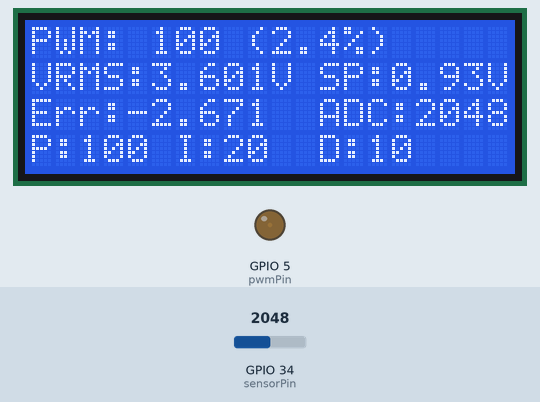
A sketch run on a simulated ESP32. Shown: 20×4 character LCD, output pins drawn as LEDs (lit = HIGH). Inputs (shaded band) come from the test bench; at power-on: GPIO 34 (sensorPin) = 2048. What the sketch prints to the serial monitor is not drawn.

Above: at 3.6 s.
3.7 s: GPIO 34 (sensorPin) set to 729
At 4.6 s:
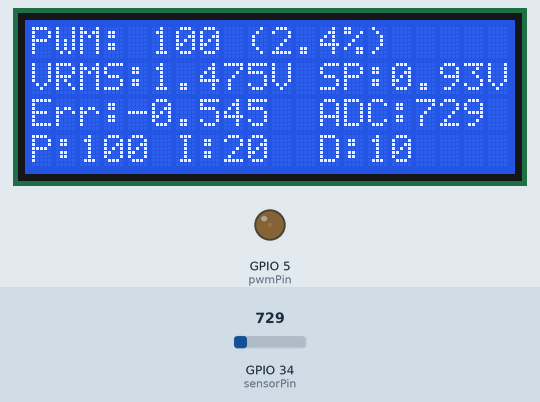
5.6 s: GPIO 34 (sensorPin) set to 649
At 7.0 s:
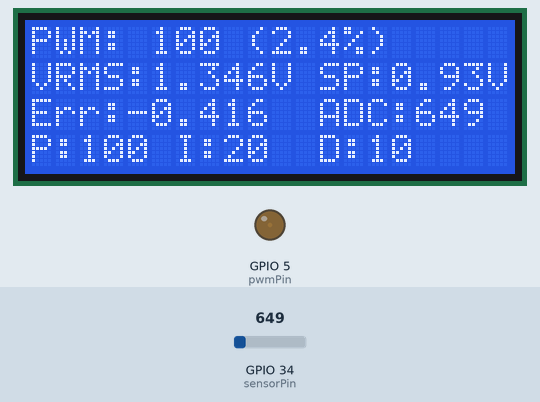
8.6 s: GPIO 34 (sensorPin) set to 0
At 10.3 s:
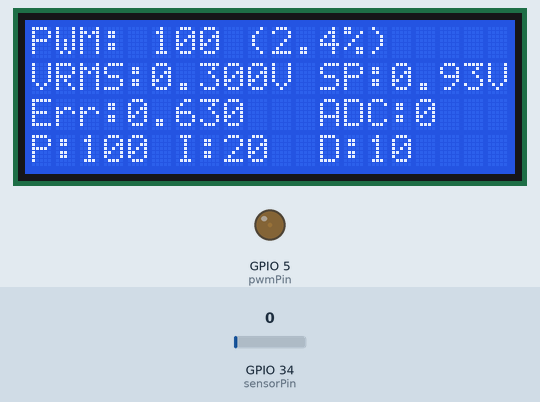
10.6 s: GPIO 34 (sensorPin) set to 944
At 11.5 s:
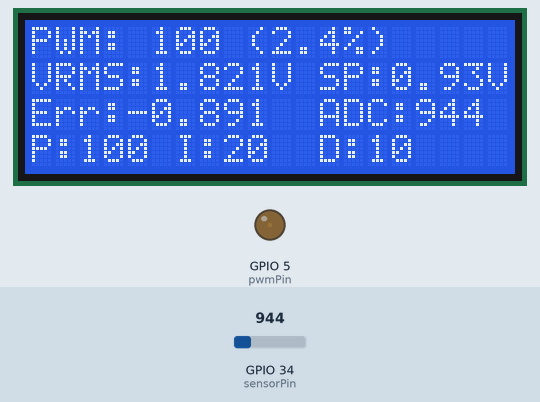
12.3 s: GPIO 34 (sensorPin) set to 1042
At 13.6 s:
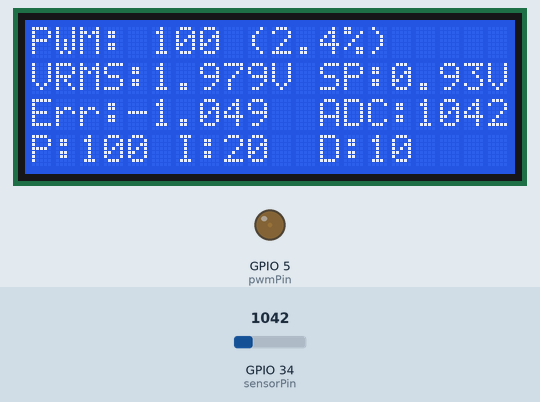
13.9 s: GPIO 34 (sensorPin) set to 491
At 15.2 s:
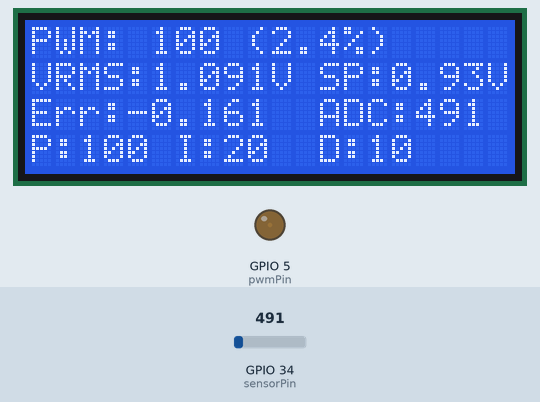
Timing chart, 0 to 16.9 s (numbered marks = the images above; inputs shaded):
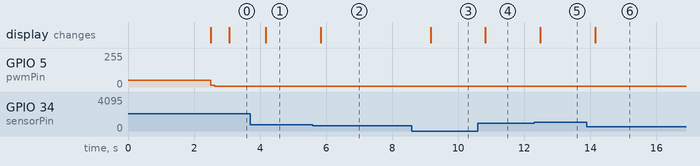

The sketch:

catodeic4.ino
```cpp
/*
 * Program ESP32 untuk Mengukur VRMS dari Buck Converter
 * - Menggunakan pembagi tegangan 10k-10k di pin 34 (ADC1_CH6)
 * - PWM output di pin 5 dengan resolusi 12-bit (0-4095)
 * - Menggunakan PID untuk menjaga tegangan stabil di set point
 * - Menampilkan data pada LCD 20x4 dengan I2C
 */

#include <Wire.h>
#include <LiquidCrystal_I2C.h>

// Inisialisasi LCD (alamat I2C 0x27, 20 kolom, 4 baris)
LiquidCrystal_I2C lcd(0x27, 20, 4);

// Definisi pin
const int sensorPin = 34;    // Pin sensor analog ESP32 (ADC1_CH6)
const int pwmPin = 5;        // Pin output PWM untuk buck converter

// Definisi pin I2C untuk ESP32 (opsional, karena Wire.begin() tanpa parameter akan menggunakan pin default)
const int SDA_PIN = 21;      // Default SDA pin untuk ESP32
const int SCL_PIN = 22;      // Default SCL pin untuk ESP32

// Definisi PWM untuk ESP32
const int PWM_CHANNEL = 0;   // PWM channel (0-15)
const int PWM_FREQ = 5000;  // Frekuensi PWM (25kHz)
const int PWM_RESOLUTION = 12; // Resolusi PWM 12-bit (0-4095)

// Variabel untuk pengukuran
int pwmValue = 800;          // Nilai PWM awal (0-4095 untuk 12-bit)
float vRef = 3.3;            // Tegangan referensi ESP32 (3.3V)
int numSamples = 100;        // Jumlah sampel untuk perhitungan RMS

// Parameter PID
float setPoint = 0.93;       // Set point tegangan output yang diinginkan (V)
float Kp = 100.0;            // Konstanta Proporsional (dinaikkan untuk 12-bit range)
float Ki = 20.0;             // Konstanta Integral (dinaikkan untuk 12-bit range)
float Kd = 10.0;             // Konstanta Derivatif (dinaikkan untuk 12-bit range)

// Batas PWM (sesuaikan dengan resolusi 12-bit)
const int PWM_MIN = 100;     // Nilai minimum PWM
const int PWM_MAX = 4000;    // Nilai maksimum PWM

// Variabel untuk kalkulasi PID
float lastError = 0;         // Error sebelumnya
float integral = 0;          // Nilai integral error
unsigned long lastTime = 0;  // Waktu perhitungan PID terakhir
float outputVrms = 0;        // Nilai VRMS output terakhir

// Variabel untuk update LCD
unsigned long lastLcdUpdate = 0;
const long lcdUpdateInterval = 500; // Update LCD setiap 500ms

void setup() {
  // Inisialisasi komunikasi serial
  Serial.begin(9600);

  // Inisialisasi I2C dengan pin khusus ESP32 (opsional)
  Wire.begin(SDA_PIN, SCL_PIN);

  // Inisialisasi pin sensor
  pinMode(sensorPin, INPUT);

  // Konfigurasi PWM ESP32
  ledcSetup(PWM_CHANNEL, PWM_FREQ, PWM_RESOLUTION);
  ledcAttachPin(pwmPin, PWM_CHANNEL);

  // Setel PWM ke nilai awal
  ledcWrite(PWM_CHANNEL, pwmValue);

  // Inisialisasi LCD
  lcd.init();
  lcd.backlight();

  // Tampilkan pesan pembuka di LCD
  lcd.setCursor(0, 0);
  lcd.print("Buck Converter VRMS");
  lcd.setCursor(0, 1);
  lcd.print("Set Point: ");
  lcd.print(setPoint);
  lcd.print("V");
  lcd.setCursor(0, 2);
  lcd.print("12-bit PWM (0-4095)");
  lcd.setCursor(0, 3);
  lcd.print("PWM Freq: 25kHz");
  delay(2000); // Tahan pesan pembuka selama 2 detik

  // Pesan pembuka di Serial
  Serial.println("Pengukuran VRMS Buck Converter dengan Pembagi Tegangan 10k-10k & Kontrol PID");
  Serial.println("Resolusi PWM: 12-bit (0-4095)");
  Serial.println("Frekuensi PWM: 25kHz");
  Serial.println("Set Point: " + String(setPoint) + "V");
  Serial.println("PID Parameters: Kp=" + String(Kp) + ", Ki=" + String(Ki) + ", Kd=" + String(Kd));
  Serial.println("PWM Range: Min=" + String(PWM_MIN) + ", Max=" + String(PWM_MAX));
  Serial.println("----------------------------------------------------------");
  Serial.println("PWM, ADC Raw, Voltage Pin, Output Voltage, VRMS, Error");

  // Inisialisasi waktu
  lastTime = millis();
  lastLcdUpdate = millis();

  // Siapkan tampilan LCD
  updateLCD(pwmValue, 0, 0, 0);
}

void loop() {
  // Variabel untuk menyimpan total kuadrat
  float sumSquares = 0.0;
  int rawADC = 0;
  float voltagePin = 0.0;
  float outputVoltage = 0.0;

  // Ambil beberapa sampel untuk perhitungan RMS
  for (int i = 0; i < numSamples; i++) {
    // Baca nilai ADC
    int adcValue = analogRead(sensorPin);

    // Konversi ke tegangan di pin sensor
    float voltage = (adcValue / 4095.0) * vRef;

    // Kompensasi pembagi tegangan untuk mendapatkan tegangan output sebenarnya
    float actualVoltage = voltage * 2.0;  // Karena pembagi tegangan 10k-10k (1:1)

    // Tambahkan kuadrat ke total
    sumSquares += actualVoltage * actualVoltage;

    // Simpan nilai terakhir untuk tampilan
    if (i == numSamples - 1) {
      rawADC = adcValue;
      voltagePin = voltage;
      outputVoltage = actualVoltage;
    }

    // Tunggu sedikit sebelum sampel berikutnya
    delayMicroseconds(100);
  }

  // Hitung VRMS
  float vrms = sqrt(sumSquares / numSamples) + 0.3;
  outputVrms = vrms;

  // Hitung nilai PID dan perbarui PWM
  pwmValue = calculatePID(vrms);

  // Pastikan PWM dalam rentang yang valid
  pwmValue = constrain(pwmValue, PWM_MIN, PWM_MAX);

  // Terapkan nilai PWM baru dengan ledcWrite untuk ESP32
  ledcWrite(PWM_CHANNEL, pwmValue);

  // Hitung error
  float error = setPoint - vrms;

  // Tampilkan hasil di Serial
  Serial.print(pwmValue);
  Serial.print(", ");
  Serial.print(rawADC);
  Serial.print(", ");
  Serial.print(voltagePin, 4);
  Serial.print(", ");
  Serial.print(outputVoltage, 4);
  Serial.print(", ");
  Serial.print(vrms, 4);
  Serial.print(", ");
  Serial.println(error, 4);

  // Update LCD jika waktunya
  unsigned long currentMillis = millis();
  if (currentMillis - lastLcdUpdate >= lcdUpdateInterval) {
    lastLcdUpdate = currentMillis;
    updateLCD(pwmValue, vrms, error, rawADC);
  }

  // Tunggu sebelum pengukuran berikutnya
  delay(100);
}

// Fungsi untuk menghitung output PID
int calculatePID(float currentValue) {
  // Hitung waktu delta
  unsigned long currentTime = millis();
  float deltaTime = (currentTime - lastTime) / 1000.0; // dalam detik
  lastTime = currentTime;

  // Hitung error
  float error = setPoint - currentValue;

  // Bagian proporsional
  float proportional = Kp * error;

  // Bagian integral
  integral += Ki * error * deltaTime;
  // Anti windup - batasi nilai integral
  integral = constrain(integral, -1000, 1000); // Diperluas untuk skala 12-bit

  // Bagian derivatif
  float derivative = 0;
  if (deltaTime > 0) {
    derivative = Kd * (error - lastError) / deltaTime;
  }
  lastError = error;

  // Hitung output PID
  float output = proportional + integral + derivative;

  // KOREKSI: Buck converter, nilai PWM lebih tinggi = duty cycle lebih tinggi = tegangan output lebih tinggi
  // Jadi jika error positif (tegangan terlalu rendah), kita MENAMBAH PWM
  int pwmOutput = pwmValue + (int)output;

  return pwmOutput;
}

// Fungsi untuk memperbarui LCD
void updateLCD(int pwm, float vrms, float error, int adc) {
  // Baris 1: PWM dan VRMS
  lcd.clear();
  lcd.setCursor(0, 0);
  lcd.print("PWM: ");
  lcd.print(pwm);
  // Hitung persentase PWM dari nilai 12-bit
  float pwmPercent = (pwm / 4095.0) * 100.0;
  lcd.print(" (");
  lcd.print(pwmPercent, 1);
  lcd.print("%)");

  // Baris 2: VRMS dan Set Point
  lcd.setCursor(0, 1);
  lcd.print("VRMS:");
  lcd.print(vrms, 3);
  lcd.print("V ");
  lcd.setCursor(12, 1);
  lcd.print("SP:");
  lcd.print(setPoint, 2);
  lcd.print("V");

  // Baris 3: Error dan ADC Raw Value
  lcd.setCursor(0, 2);
  lcd.print("Err:");
  lcd.print(error, 3);
  lcd.setCursor(12, 2);
  lcd.print("ADC:");
  lcd.print(adc);

  // Baris 4: PID Parameters
  lcd.setCursor(0, 3);
  lcd.print("P:");
  lcd.print(Kp, 0);
  lcd.setCursor(6, 3);
  lcd.print("I:");
  lcd.print(Ki, 0);
  lcd.setCursor(12, 3);
  lcd.print("D:");
  lcd.print(Kd, 0);
}
```

Measured:
- after the input at 3.7 s, the display: changes after 0.47 s (image 1)
- after the input at 5.6 s, the display: changes after 0.24 s (image 2)
- after the input at 8.6 s, GPIO 5 (pwmPin): 6/255 → 7/255 after 0.13 s, → 6/255 0.12 s later; the display: changes after 0.56 s (image 3)
- after the input at 10.6 s, the display: changes after 0.22 s (image 4)
- after the input at 12.3 s, the display: changes after 0.19 s (image 5)
- after the input at 13.9 s, the display: changes after 0.26 s (image 6)
